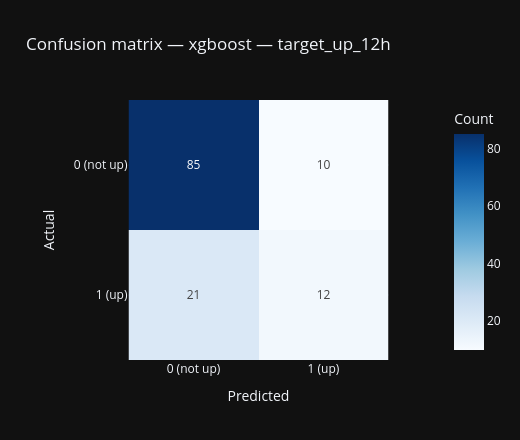

Notebook source saved alongside this figure:
### Markdown cell above
### Part 6: confusion matrix (winner)

**How I read it:** diagonal counts are correct; off-diagonal are errors. Compare to the **baseline** I get by always predicting the majority class.

### Code cell
best_pipe = candidates[best_name]
best_pipe.fit(X_train, y_train)
y_prob = best_pipe.predict_proba(X_test)[:, 1]
y_hat = (y_prob >= 0.5).astype(int)
cm = confusion_matrix(y_test, y_hat)

fig_cm = px.imshow(
    cm,
    text_auto=True,
    color_continuous_scale="Blues",
    labels=dict(x="Predicted", y="Actual", color="Count"),
    x=["0 (not up)", "1 (up)"],
    y=["0 (not up)", "1 (up)"],
    title="Confusion matrix — " + best_name + " — " + TARGET,
)
fig_cm.update_layout(template=PLOT_TEMPLATE, width=520, height=440)
fig_cm.show()

### Figure 1 — Plotly figure (JSON) as saved in the notebook; plotly's stock layout.template omitted (floating-point values rounded to 4 significant figures)
{"data": [{"coloraxis": "coloraxis", "hovertemplate": "Predicted: %{x}<br>Actual: %{y}<br>Count: %{z}<extra></extra>", "name": "0", "texttemplate": "%{z}", "type": "heatmap", "x": ["0 (not up)", "1 (up)"], "xaxis": "x", "y": ["0 (not up)", "1 (up)"], "yaxis": "y", "z": [[85, 10], [21, 12]]}], "layout": {"coloraxis": {"colorbar": {"title": {"text": "Count"}}, "colorscale": [[0, "rgb(247,251,255)"], [0.125, "rgb(222,235,247)"], [0.25, "rgb(198,219,239)"], [0.375, "rgb(158,202,225)"], [0.5, "rgb(107,174,214)"], [0.625, "rgb(66,146,198)"], [0.75, "rgb(33,113,181)"], [0.875, "rgb(8,81,156)"], [1, "rgb(8,48,107)"]]}, "height": 440, "title": {"text": "Confusion matrix — xgboost — target_up_12h"}, "width": 520, "xaxis": {"anchor": "y", "constrain": "domain", "domain": [0, 1], "scaleanchor": "y", "title": {"text": "Predicted"}}, "yaxis": {"anchor": "x", "autorange": "reversed", "constrain": "domain", "domain": [0, 1], "title": {"text": "Actual"}}}}
